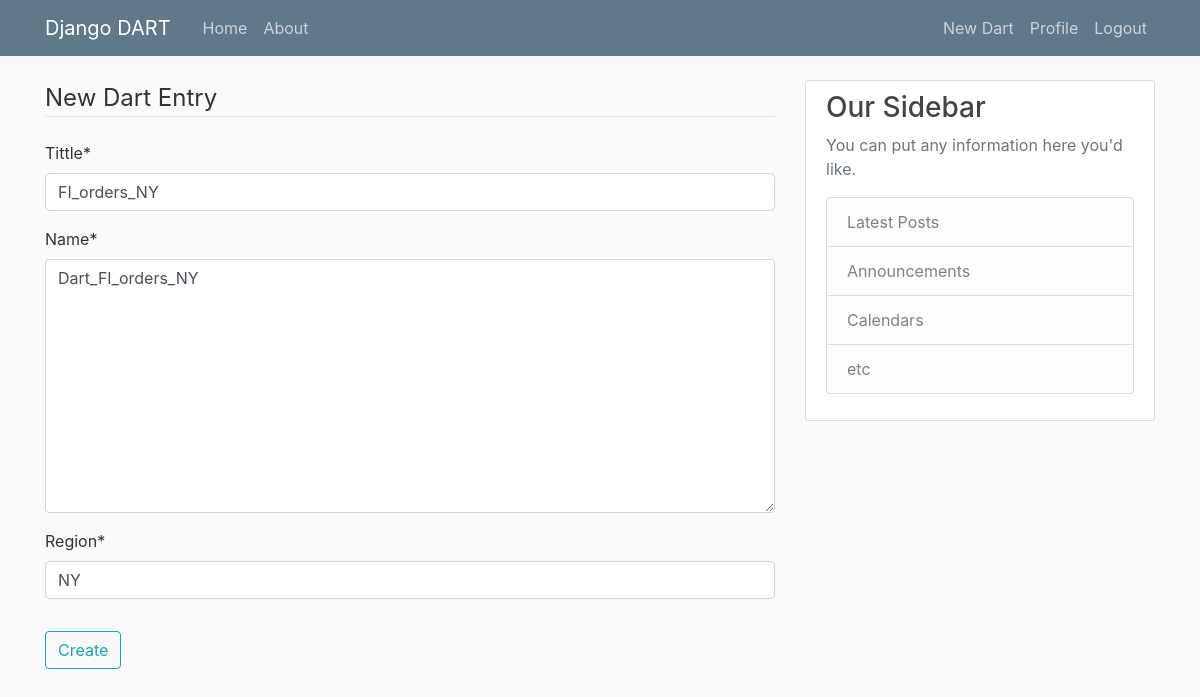
Screenshot of /dart/11/update/ (signed in) with the database file from the repository.
### dart/models.py (models this page shows, shortened)
class cls_view_details(models.Model):
    tittle = models.CharField(max_length=100)
    name = models.TextField()
    region = models.CharField(max_length=10)
    create_date = models.DateTimeField(default=timezone.now)
    user = models.ForeignKey(User, on_delete=models.CASCADE)

### dart/views.py (the view, shortened to what this page needs)
# urls.py: path('dart/<int:pk>/update/', DartUpdateView.as_view(), name="dart-update"),
class DartUpdateView(LoginRequiredMixin, UserPassesTestMixin, UpdateView):
    model = cls_view_details
    fields = ['tittle', 'name', 'region']
    def test_func(self): # To check if modifications are being done by the same user who created the entry
        dart = self.get_object()
        if self.request.user == dart.user:
            return True
        return False

### dart/templates/dart/cls_view_details_form.html (shortened to what this page needs)
{% extends "dart/base.html" %}
{% load crispy_forms_tags %}
{% block details %}
    <div class="content-selection">
        <form method="POST">
            <fieldset class="form-group">
                <legend class="border-bottom mb-4"> New Dart Entry </legend>
                {{form|crispy}}
            </fieldset>
            <div class="form-group">
                <button class="btn btn-outline-info" type="submit">Create</button>
            </div>
        </form>
    </div>
{% endblock details %}

### dart/static/dart/main.css (style rules this page uses)
body { background: #fafafa; color: #333333; margin-top: 5rem; }

### rows the page displays
cls_view_details: tittle "FI_orders_NY", name "Dart_FI_orders_NY", region "NY"
